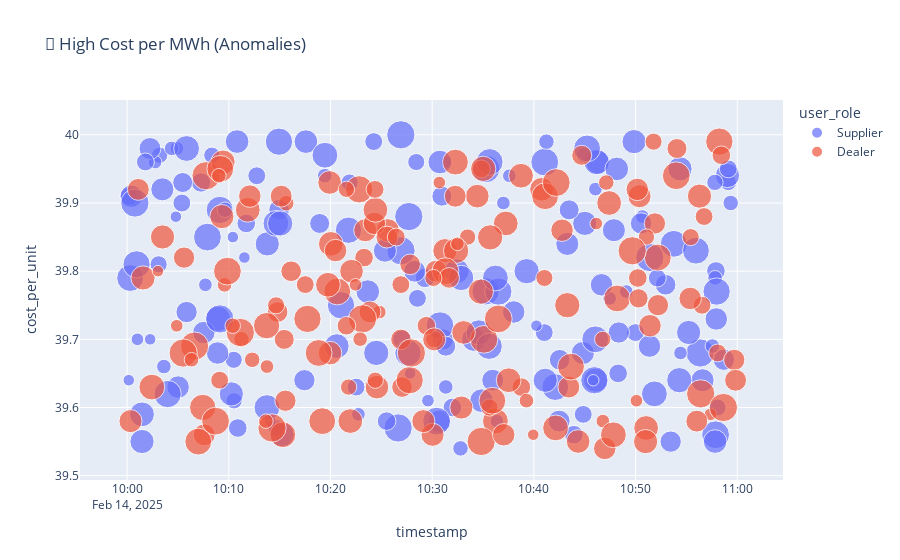

Write notebook code for a chart like this one.
### Code cell
#  Anomalous High Cost per Unit (Interactive)
# -------------------------
fig = px.scatter(df[df['is_anomaly_price']], x='timestamp', y='cost_per_unit',
                 color='user_role', size='latency_ms',
                 hover_data=['transaction_type', 'security_level'],
                 title='🚨 High Cost per MWh (Anomalies)')
fig.show()

### Figure 1 — Plotly figure (JSON) as saved in the notebook; plotly's stock layout.template omitted (floating-point values rounded to 4 significant figures; data arrays with more than 128 entries replaced by an {"elided": "..."} marker saying what was removed)
{"data": [{"customdata": {"elided": "172x2 str values"}, "hovertemplate": "user_role=Supplier<br>timestamp=%{x}<br>cost_per_unit=%{y}<br>latency_ms=%{marker.size}<br>transaction_type=%{customdata[0]}<br>security_level=%{customdata[1]}<extra></extra>", "legendgroup": "Supplier", "marker": {"color": "#636efa", "size": {"elided": "172 int values"}, "sizemode": "area", "sizeref": 0.075, "symbol": "circle"}, "mode": "markers", "name": "Supplier", "orientation": "v", "showlegend": true, "type": "scatter", "x": {"elided": "172 str values"}, "xaxis": "x", "y": {"elided": "172 float values"}, "yaxis": "y"}, {"customdata": {"elided": "163x2 str values"}, "hovertemplate": "user_role=Dealer<br>timestamp=%{x}<br>cost_per_unit=%{y}<br>latency_ms=%{marker.size}<br>transaction_type=%{customdata[0]}<br>security_level=%{customdata[1]}<extra></extra>", "legendgroup": "Dealer", "marker": {"color": "#EF553B", "size": {"elided": "163 int values"}, "sizemode": "area", "sizeref": 0.075, "symbol": "circle"}, "mode": "markers", "name": "Dealer", "orientation": "v", "showlegend": true, "type": "scatter", "x": {"elided": "163 str values"}, "xaxis": "x", "y": {"elided": "163 float values"}, "yaxis": "y"}], "layout": {"legend": {"itemsizing": "constant", "title": {"text": "user_role"}, "tracegroupgap": 0}, "title": {"text": "🚨 High Cost per MWh (Anomalies)"}, "xaxis": {"anchor": "y", "domain": [0, 1], "title": {"text": "timestamp"}}, "yaxis": {"anchor": "x", "domain": [0, 1], "title": {"text": "cost_per_unit"}}}}
